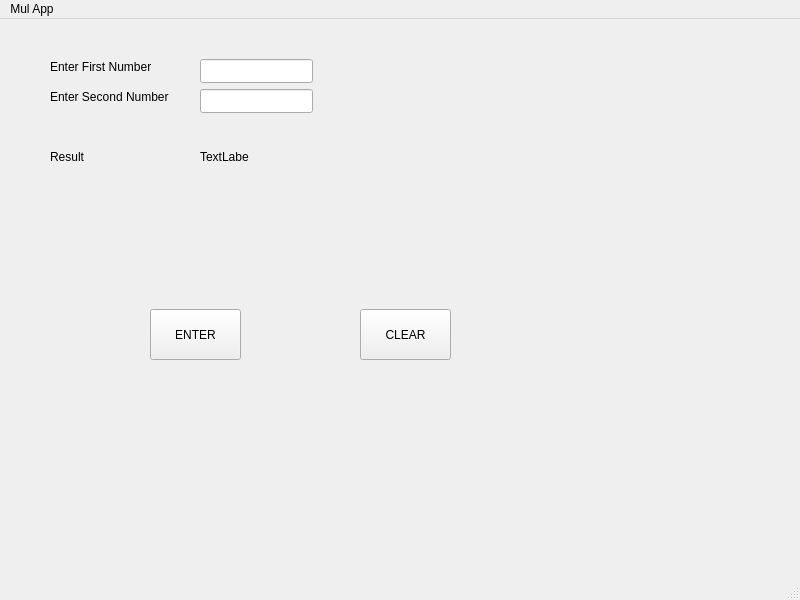
<?xml version="1.0" encoding="UTF-8"?>
<ui version="4.0">
 <class>MainWindow</class>
 <widget class="QMainWindow" name="MainWindow">
  <property name="geometry">
   <rect>
    <x>0</x>
    <y>0</y>
    <width>800</width>
    <height>600</height>
   </rect>
  </property>
  <property name="windowTitle">
   <string>MainWindow</string>
  </property>
  <widget class="QWidget" name="centralwidget">
   <widget class="QLabel" name="label">
    <property name="geometry">
     <rect>
      <x>50</x>
      <y>40</y>
      <width>101</width>
      <height>16</height>
     </rect>
    </property>
    <property name="text">
     <string>Enter First Number</string>
    </property>
   </widget>
   <widget class="QLabel" name="label_2">
    <property name="geometry">
     <rect>
      <x>50</x>
      <y>70</y>
      <width>121</width>
      <height>16</height>
     </rect>
    </property>
    <property name="text">
     <string>Enter Second Number</string>
    </property>
   </widget>
   <widget class="QPushButton" name="mulButton">
    <property name="geometry">
     <rect>
      <x>150</x>
      <y>290</y>
      <width>91</width>
      <height>51</height>
     </rect>
    </property>
    <property name="text">
     <string>ENTER</string>
    </property>
   </widget>
   <widget class="QPushButton" name="clearButton">
    <property name="geometry">
     <rect>
      <x>360</x>
      <y>290</y>
      <width>91</width>
      <height>51</height>
     </rect>
    </property>
    <property name="text">
     <string>CLEAR</string>
    </property>
   </widget>
   <widget class="QLineEdit" name="lineEdit">
    <property name="geometry">
     <rect>
      <x>200</x>
      <y>40</y>
      <width>113</width>
      <height>24</height>
     </rect>
    </property>
   </widget>
   <widget class="QLineEdit" name="lineEdit_2">
    <property name="geometry">
     <rect>
      <x>200</x>
      <y>70</y>
      <width>113</width>
      <height>24</height>
     </rect>
    </property>
   </widget>
   <widget class="QLabel" name="label_3">
    <property name="geometry">
     <rect>
      <x>50</x>
      <y>130</y>
      <width>49</width>
      <height>16</height>
     </rect>
    </property>
    <property name="text">
     <string>Result</string>
    </property>
   </widget>
   <widget class="QLabel" name="labelResult">
    <property name="geometry">
     <rect>
      <x>200</x>
      <y>130</y>
      <width>49</width>
      <height>16</height>
     </rect>
    </property>
    <property name="text">
     <string>TextLabel</string>
    </property>
   </widget>
  </widget>
  <widget class="QMenuBar" name="menubar">
   <property name="geometry">
    <rect>
     <x>0</x>
     <y>0</y>
     <width>800</width>
     <height>21</height>
    </rect>
   </property>
   <widget class="QMenu" name="menuMul_App">
    <property name="title">
     <string>Mul App</string>
    </property>
   </widget>
   <addaction name="menuMul_App"/>
  </widget>
  <widget class="QStatusBar" name="statusbar"/>
 </widget>
 <resources/>
 <connections/>
</ui>
